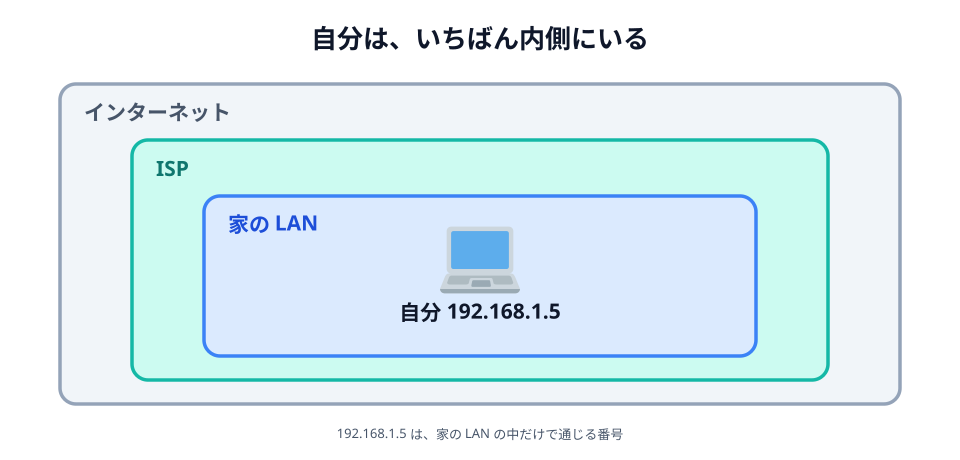

Recreate this plot in Python.
# 02-layers.svg
# スキーマ: CONTAINER（入れ子）
# 自分はインターネットに直接ではなく、ISP の中の LAN の中にいる、を見せる

import sys

sys.path.insert(0, "/Users/seekseep/.claude/skills/genfig")
from genfig import Canvas, PALETTE

c = Canvas(960, 460)
c.text(480, 48, "自分は、いちばん内側にいる", scale="xl")

c.sticky(60, 84, 840, 320, color="gray")
c.text(84, 120, "インターネット", scale="lg", align="left", fill=PALETTE["gray"]["text"])

c.sticky(132, 140, 696, 240, color="teal")
c.text(156, 176, "ISP", scale="lg", align="left", fill=PALETTE["teal"]["text"])

c.sticky(204, 196, 552, 160, color="blue")
c.text(228, 232, "家の LAN", scale="lg", align="left", fill=PALETTE["blue"]["text"])

c.node(480, 268, "自分  192.168.1.5", emoji_cp="1f4bb", w=150, h=88)

c.text(480, 438, "192.168.1.5 は、家の LAN の中だけで通じる番号", scale="sm")

c.save("02-layers.svg")
